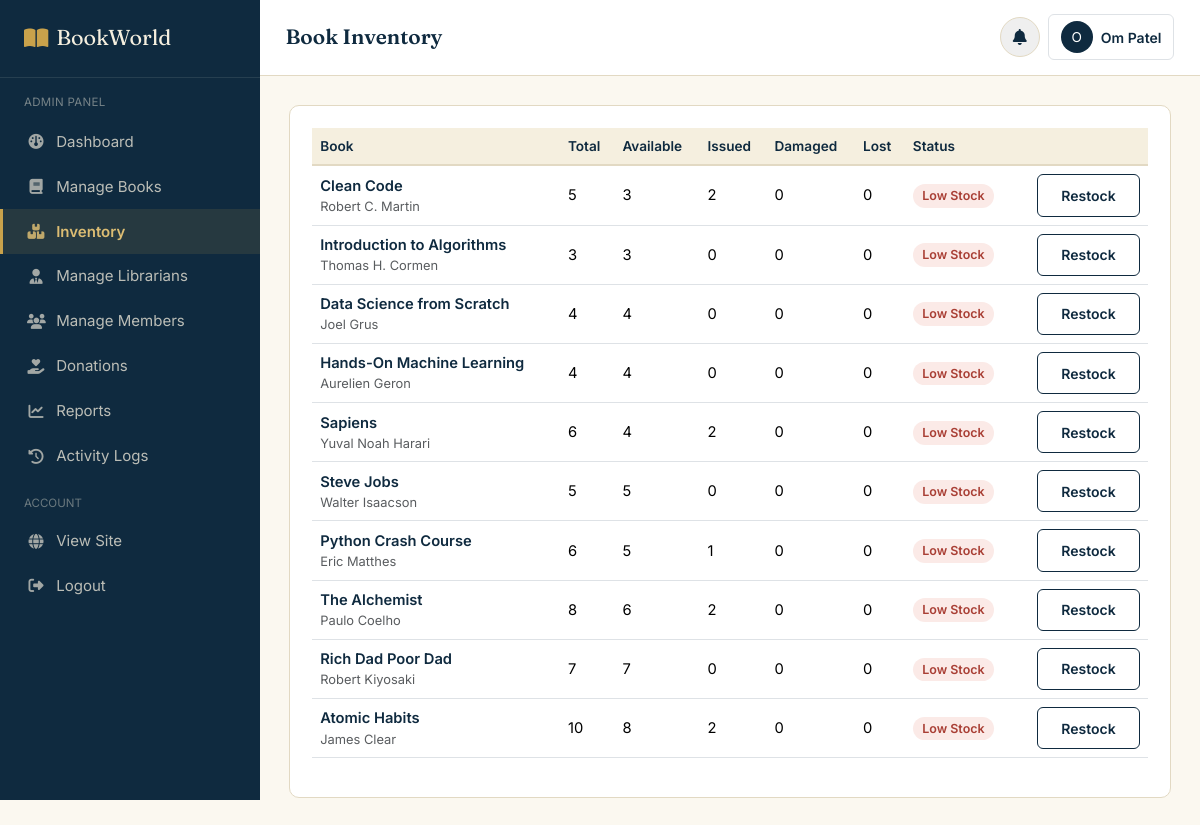
Page /admin/inventory.php (signed in) on the committed database.
### tables this page shows
CREATE TABLE book_inventory (
    inventory_id INT AUTO_INCREMENT PRIMARY KEY,
    book_id INT NOT NULL UNIQUE,
    total_quantity INT NOT NULL DEFAULT 0,
    available_quantity INT NOT NULL DEFAULT 0,
    issued_quantity INT NOT NULL DEFAULT 0,
    damaged_quantity INT NOT NULL DEFAULT 0,
    lost_quantity INT NOT NULL DEFAULT 0,
    FOREIGN KEY (book_id) REFERENCES books(book_id) ON DELETE CASCADE
);

CREATE TABLE books (
    book_id INT AUTO_INCREMENT PRIMARY KEY,
    title VARCHAR(200) NOT NULL,
    author VARCHAR(150) NOT NULL,
    isbn VARCHAR(20) UNIQUE,
    publisher VARCHAR(150),
    publication_year YEAR,
    language VARCHAR(50) DEFAULT 'English',
    category_id INT,
    price DECIMAL(10,2) DEFAULT 0.00,
    description TEXT,
    book_image VARCHAR(255) DEFAULT 'default-book.png',
    status ENUM('active','inactive') DEFAULT 'active',
    view_count INT DEFAULT 0,
    created_at DATETIME DEFAULT CURRENT_TIMESTAMP,
    FOREIGN KEY (category_id) REFERENCES categories(category_id) ON DELETE SET NULL
);

### includes/functions.php (called while the page is built, shortened)
<?php
function clean($str) {
    return htmlspecialchars(trim($str), ENT_QUOTES, 'UTF-8');
}

### admin/inventory.php (the view, shortened to what this page needs)
<?php
require_once '../config/database.php';
require_once '../includes/functions.php';
$inventory = mysqli_query($conn, "SELECT b.book_id, b.title, b.author, bi.* FROM book_inventory bi JOIN books b ON b.book_id = bi.book_id ORDER BY bi.available_quantity ASC");
?>
<!DOCTYPE html>
<html lang="en">
<head>
<link href="https://cdn.jsdelivr.net/npm/bootstrap@5.3.3/dist/css/bootstrap.min.css" rel="stylesheet">
<link rel="stylesheet" href="https://cdnjs.cloudflare.com/ajax/libs/font-awesome/6.5.2/css/all.min.css">
<link rel="stylesheet" href="../assets/css/style.css">
<link rel="stylesheet" href="../assets/css/dashboard.css">
</head>
<body>
<div class="bw-app">
<?php include '../includes/sidebar_admin.php'; ?>
<main class="bw-main">
<?php include '../includes/dashboard_topbar.php'; ?>
<div class="bw-content">
  <div class="bw-panel">
    <div class="table-responsive">
      <table class="table table-bw align-middle">
        <thead>
          <tr><th>Book</th><th>Total</th><th>Available</th><th>Issued</th><th>Damaged</th><th>Lost</th><th>Status</th><th></th></tr>
        </thead>
        <tbody>
          <?php while ($inv = mysqli_fetch_assoc($inventory)): ?>
            <tr>
              <td class="fw-semibold text-navy"><?= clean($inv['title']) ?><div class="small text-muted fw-normal"><?= clean($inv['author']) ?></div></td>
              <td><?= $inv['total_quantity'] ?></td>
              <td><?= $inv['available_quantity'] ?></td>
              <td><?= $inv['issued_quantity'] ?></td>
              <td><?= $inv['damaged_quantity'] ?></td>
              <td><?= $inv['lost_quantity'] ?></td>
              <td>
                <?php if ($inv['available_quantity'] <= LOW_STOCK_THRESHOLD): ?>
                  <span class="badge-bw-danger">Low Stock</span>
                <?php else: ?>
                  <span class="badge-bw-success">Healthy</span>
                <?php endif; ?>
              </td>
              <td class="text-end">
                <button class="btn btn-sm btn-bw-outline" data-bs-toggle="modal" data-bs-target="#restock<?= $inv['book_id'] ?>">Restock</button>
              </td>
            </tr>
          <?php endwhile; ?>
        </tbody>
      </table>
    </div>
  </div>
</div>
</main>
</div>
</body>
</html>

### assets/css/style.css (style rules this page uses)
:root { --bw-navy: #0F2A3F; --bw-navy-light: #1A4160; --bw-green: #2F5233; --bw-green-light: #3E6B45; --bw-brass: #C9A24B; --bw-brass-light: #DCBD73; --bw-paper: #F5EFDF; --bw-paper-soft: #FBF8F0; --bw-ink: #1D2430; --bw-slate: #5B6472; --bw-line: #E2D9C3; --bw-danger: #A93F35; --bw-danger-bg: #FBEAE7; --bw-success: #2F5233; --bw-success-bg: #EAF1E7; --bw-warning: #B4791F; --bw-warning-bg: #FBF1E1; --font-display: 'Fraunces', Georgia, serif; --font-body: 'Inter', -apple-system, BlinkMacSystemFont, sans-serif; --radius-sm: 6px; --radius-md: 10px; --shadow-card: 0 1px 3px rgba(15, 42, 63, 0.08), 0 1px 2px rgba(15, 42, 63, 0.06); }
* { box-sizing: border-box; }
body { font-family: var(--font-body); color: var(--bw-ink); background: var(--bw-paper-soft); margin: 0; }
.btn-bw-outline { background: transparent; border: 1.5px solid var(--bw-navy); color: var(--bw-navy); font-weight: 600; padding: 0.6rem 1.45rem; border-radius: var(--radius-sm); transition: all 0.15s ease; }
.badge-bw-danger { background: var(--bw-danger-bg); color: var(--bw-danger); font-weight: 600; }
.badge-bw-success, .badge-bw-danger, .badge-bw-warning, .badge-bw-navy { padding: 0.35em 0.75em; border-radius: 20px; font-size: 0.78rem; }
.text-navy { color: var(--bw-navy) !important; }

### assets/css/dashboard.css (style rules this page uses)
.bw-app { display: flex; min-height: 100vh; }
.bw-main { flex: 1; min-width: 0; background: var(--bw-paper-soft); }
.bw-content { padding: 1.8rem; }
.bw-panel { background: #fff; border: 1px solid var(--bw-line); border-radius: var(--radius-md); padding: 1.4rem; }
.table-bw thead th { background: var(--bw-paper); color: var(--bw-navy); font-weight: 600; font-size: 0.85rem; border-bottom: 2px solid var(--bw-line); }
.table-bw td { vertical-align: middle; font-size: 0.92rem; }

### rows in the picture
book_inventory: book.title "Clean Code", book.author "Robert C. Martin", total_quantity "5", available_quantity "3", issued_quantity "2", damaged_quantity "0", lost_quantity "0", shows "Low Stock"
book_inventory: book.title "Introduction to Algorithms", book.author "Thomas H. Cormen", total_quantity "3", available_quantity "3", issued_quantity "0", damaged_quantity "0", lost_quantity "0", shows "Low Stock"
book_inventory: book.title "Data Science from Scratch", book.author "Joel Grus", total_quantity "4", available_quantity "4", issued_quantity "0", damaged_quantity "0", lost_quantity "0", shows "Low Stock"
book_inventory: book.title "Hands-On Machine Learning", book.author "Aurelien Geron", total_quantity "4", available_quantity "4", issued_quantity "0", damaged_quantity "0", lost_quantity "0", shows "Low Stock"
book_inventory: book.title "Sapiens", book.author "Yuval Noah Harari", total_quantity "6", available_quantity "4", issued_quantity "2", damaged_quantity "0", lost_quantity "0", shows "Low Stock"
book_inventory: book.title "Steve Jobs", book.author "Walter Isaacson", total_quantity "5", available_quantity "5", issued_quantity "0", damaged_quantity "0", lost_quantity "0", shows "Low Stock"
book_inventory: book.title "Python Crash Course", book.author "Eric Matthes", total_quantity "6", available_quantity "5", issued_quantity "1", damaged_quantity "0", lost_quantity "0", shows "Low Stock"
book_inventory: book.title "The Alchemist", book.author "Paulo Coelho", total_quantity "8", available_quantity "6", issued_quantity "2", damaged_quantity "0", lost_quantity "0", shows "Low Stock"
book_inventory: book.title "Rich Dad Poor Dad", book.author "Robert Kiyosaki", total_quantity "7", available_quantity "7", issued_quantity "0", damaged_quantity "0", lost_quantity "0", shows "Low Stock"
book_inventory: book.title "Atomic Habits", book.author "James Clear", total_quantity "10", available_quantity "8", issued_quantity "2", damaged_quantity "0", lost_quantity "0", shows "Low Stock"

### other values in the picture
$page_title "Book Inventory"
substr($current_user_name, 0, 1) "O"
$current_user_name "Om Patel"
